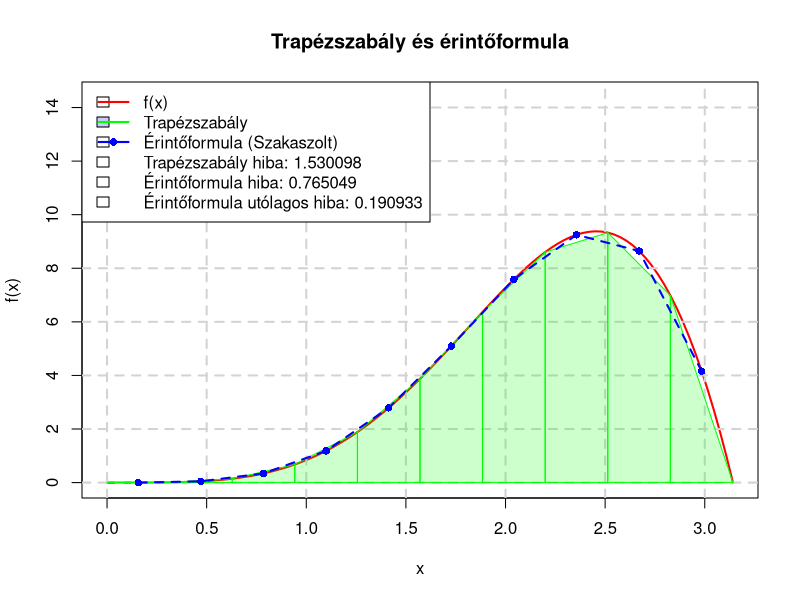

Here is the R script that generated this plot:
LOWER_LIM <- 0
UPPER_LIM <- pi
N <- 10
X0 <- (LOWER_LIM + UPPER_LIM) / 2 

# Állítható függvény
f <- function(x) {
    x^3 * sin(x)
}

# Második derivált numerikus számítása
second_derivative <- function(f, x) {
    h <- 1e-5
    return((f(x + h) - 2 * f(x) + f(x - h)) / (h^2))
}

# Trapézszabály
trapezoidal_rule <- function(f, a, b, n) {
    x <- seq(a, b, length.out = n + 1)
    y <- f(x)
    h <- (b - a) / n
    integral <- h * (sum(y) - (y[1] + y[n + 1]) / 2)
    return(integral)
}

# Érintőformula (szakaszolt)
midpoint_rule <- function(f, a, b, n) {
    h <- (b - a) / n
    midpoints <- a - (h / 2) + (1:n) * h
    integral <- h * sum(f(midpoints))
    return(integral)
}

# Trapézszabály hibabecslés
trapezoidal_error_estimate <- function(f, a, b, n) {
    x_vals <- seq(a, b, length.out = 100)
    second_deriv_vals <- sapply(x_vals, function(x) second_derivative(f, x))
    max_second_deriv <- max(abs(second_deriv_vals))
    error_estimate <- ((b - a)^3 / (12 * n^2)) * max_second_deriv
    return(error_estimate)
}

# Trapézszabály utólagos hibabecslés
trapezoidal_a_posteriori_error <- function(f, a, b, n) {
    T_n <- trapezoidal_rule(f, a, b, n)
    T_2n <- trapezoidal_rule(f, a, b, 2 * n)
    error_estimate <- abs(T_n - T_2n)
    
    return(error_estimate)
}

# Érintőformula hibabecslés
midpoint_error_estimate <- function(f, a, b, n) {
    h <- (b - a) / n
    x_vals <- seq(a, b, length.out = 100)
    second_deriv_vals <- sapply(x_vals, function(x) second_derivative(f, x))
    max_second_deriv <- max(abs(second_deriv_vals))
    error_estimate <- ((b - a) * h^2 / 24) * max_second_deriv
    return(error_estimate)
}

get_ylim <- function(y_vals, pad_factor) {
    y_min <- min(y_vals)
    y_max <- max(y_vals)
    y_padding <- (y_max - y_min) * pad_factor
    ylim <- c(y_min, y_max + pad_factor)
}

plot_graph <- function(a, b, n, x0) {
    x_vals <- seq(a, b, length.out = 100)
    y_vals <- f(x_vals)
    ylim <- get_ylim(y_vals, 5)
    
    curve(f, a, b, col = "red", lwd = 2, main = "Trapézszabály és érintőformula", ylim=ylim)
    grid(nx = NULL, ny = NULL, lty = 2, col = "lightgray", lwd = 2)
    
    x_vals <- seq(a, b, length.out = n + 1)
    y_vals <- f(x_vals)
    for (i in 1:n) {
        polygon(c(x_vals[i], x_vals[i], x_vals[i+1], x_vals[i+1]),
                c(0, y_vals[i], y_vals[i+1], 0),
                col = rgb(0, 1, 0, alpha = 0.2), border = "green")
    }
    
    midpoint_x <- a + ((1:n) - 0.5) * (b - a) / n
    midpoint_y <- f(midpoint_x)
    points(midpoint_x, midpoint_y, col = "blue", pch = 16)
    lines(midpoint_x, midpoint_y, col = "blue", lwd = 2, lty = 2)
    
    trapezoidal_err <- trapezoidal_error_estimate(f, a, b, n)
    midpoint_err <- midpoint_error_estimate(f, a, b, n)
    a_posteriori_error <- trapezoidal_a_posteriori_error(f, a, b, n)
    
    legend_text <- c(
        paste("Trapézszabály hiba:", round(trapezoidal_err, 6)),
        paste("Érintőformula hiba:", round(midpoint_err, 6)),
        paste("Érintőformula utólagos hiba:", round(a_posteriori_error, 6))
    )
    
    y_left <- f(a)
    y_right <- f(b)
    
    if (y_left > y_right) {
        legend_pos <- "topright"
    }
    else {
        legend_pos <- "topleft"
    }
    
    legend(legend_pos, legend = c("f(x)", "Trapézszabály", "Érintőformula (Szakaszolt)", legend_text),
           col = c("red", "green", "blue", NA, NA, NA), 
           lwd = 2, lty = c(1, 1, 1, NA, NA, NA), 
           pch = c(NA, NA, 16, NA, NA, NA), 
           fill = c(NA, rgb(0, 0, 1, alpha = 0.2), NA, NA, NA, NA))
}

main <- function() {
    plot_graph(LOWER_LIM, UPPER_LIM, N, X0);
    
    numerical_integral <- trapezoidal_rule(f, LOWER_LIM, UPPER_LIM, N)
    midpoint_integral <- midpoint_rule(f, LOWER_LIM, UPPER_LIM, N)
    exact_integral <- integrate(f, LOWER_LIM, UPPER_LIM)$value
    
    trapezoidal_err <- trapezoidal_error_estimate(f, LOWER_LIM, UPPER_LIM, N)
    midpoint_err <- midpoint_error_estimate(f, LOWER_LIM, UPPER_LIM, N)
    a_posteriori_error <- trapezoidal_a_posteriori_error(f, LOWER_LIM, UPPER_LIM, N)
    percentage_trap_err = (trapezoidal_err / abs(exact_integral)) * 100
    percentage_midpoint_err = (midpoint_err / abs(exact_integral)) * 100
    percentage_a_posteriori_err = (a_posteriori_error / abs(exact_integral)) * 100
    
    cat("\n=== Paraméterek ===\n")
    cat("a =", LOWER_LIM, "\n")
    cat("b =", UPPER_LIM, "\n")
    cat("n =", N, "\n")
    cat("x0 =", X0, "\n")
    
    cat("\n=== Integrálási Eredmények ===\n")
    cat("Integrál értéke:\t", exact_integral, "\n")
    cat("Trapézszabály:\t\t", numerical_integral, "\n")
    cat("Érintőformula:\t\t", midpoint_integral, "\n")
    
    cat("\n=== Hibabecslések ===\n")
    cat("Trapézszabály:\t\t", trapezoidal_err, "\n")
    cat("Érintőformula:\t\t", midpoint_err, "\n")
    cat("Érintőformula utólagos:\t", a_posteriori_error, "\n")
    
    cat("\n=== Százalékos Eltérések ===\n")
    cat("Trapézszabály:\t\t", percentage_trap_err, "%\n")
    cat("Érintőformula:\t\t", percentage_midpoint_err, "%\n")
    cat("Érintőformula utólagos:\t", percentage_a_posteriori_err, "%\n")
}

main()
